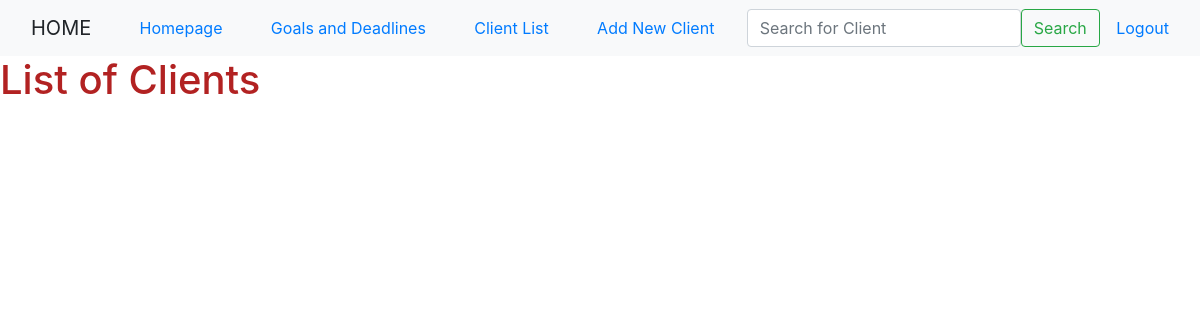
/client/, run on an earlier commit of the app's database.
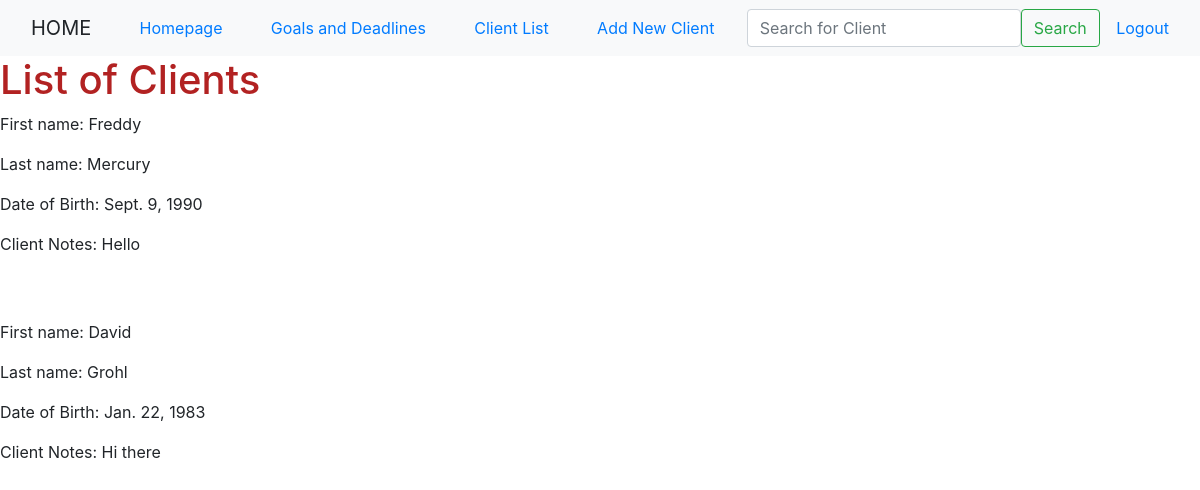
And on a later commit of the database.
### HOME_App/models.py (models this page shows)
class Client(models.Model):
    firstName = models.CharField(max_length=20)
    lastName = models.CharField(max_length=20)
    dateOfBirth = models.DateField()
    clientNotes = models.TextField(max_length=500)
    def __str__(self):
        return self.lastName

### HOME_App/views.py (the view)
# urls.py: path('client/', views.clientlist, name = 'client'),
def clientlist(request):
    clients = Client.objects.all()
    print(clients)
    context = {
        'clients': clients
    }
    return render(request, 'client.html', context)

### templates/client.html
{% extends 'base.html' %} {% block content %}
<h1>List of Clients</h1>
{% for post in clients %}
<p> First name: {{post.firstName}} </p>
<p> Last name: {{post.lastName}}</p>
<p> Date of Birth: {{post.dateOfBirth}}</p>
<p> Client Notes: {{post.clientNotes}}</p><br><br>
{% endfor %}
{% endblock %}

### templates/base.html (shortened to what this page needs)
{% load static %}
<!DOCTYPE html>
<html lang="en">
  <head>
    <link rel="stylesheet" href="{% static 'styles.css' %}" />
    <link
      rel="stylesheet"
      href="https://stackpath.bootstrapcdn.com/bootstrap/4.3.1/css/bootstrap.min.css"
    />
  </head>
  <body>
    <nav class="navbar bg-light">
      <div class="container-fluid">
        <a class="navbar-brand">HOME</a>
        <a class="nav-link active" aria-current="page" href="{% url 'homepage' %}">Homepage</a>
        <a class="nav-link active" aria-current="page" href="{% url 'deadlines' %}"
          >Goals and Deadlines</a
        >
        <a class="nav-link active" aria-current="page" href="{% url 'client' %}"
          >Client List</a
        >
        <a class="nav-link active" aria-current="page" href="{% url 'newclient' %}"
          >Add New Client</a
        >
        <form class="d-flex" role="search">
          <input
            class="form-control me-2"
            type="search"
            placeholder="Search for Client"
            aria-label="Search"
          />
          <button class="btn btn-outline-success" type="submit">Search</button>
        </form>
        <a class="nav-link-active" aria-current="page" href="{% url 'logout' %}"
          >Logout</a>
      </div>
    </nav>
    {% block content %} {% endblock %}
  </body>
</html>

### static/styles.css (style rules this page uses)
h1 { color: firebrick; }
body { background: rgb(89, 193, 163) }

What changed in the data, as far as the page shows it:
added Client: firstName "Freddy", lastName "Mercury", dateOfBirth "Sept. 9, 1990", clientNotes "Hello"
added Client: firstName "David", lastName "Grohl", dateOfBirth "Jan. 22, 1983", clientNotes "Hi there"
